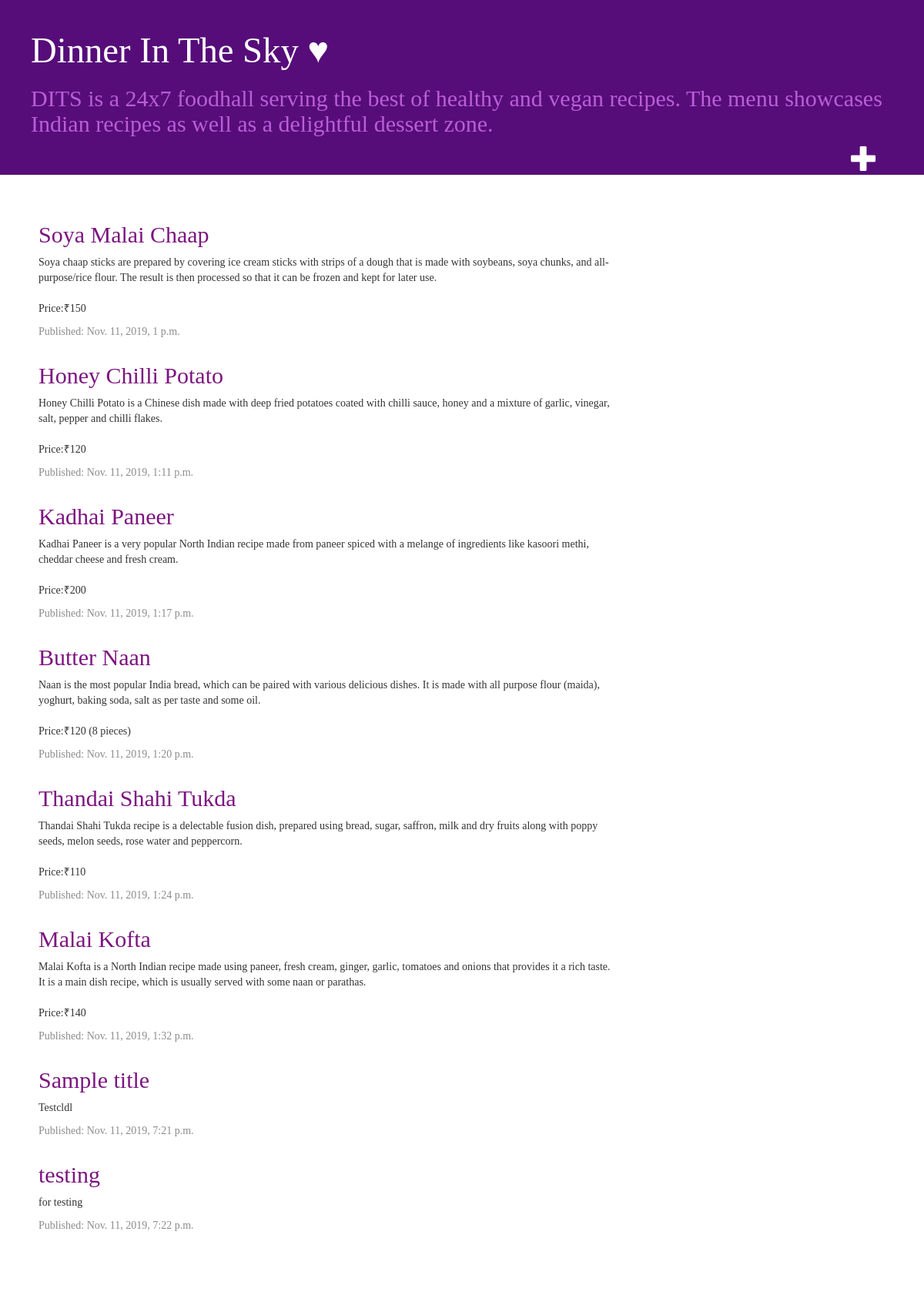
The page / on the database its author committed.
### blog/models.py (models this page shows, shortened)
class Post(models.Model):
    author = models.ForeignKey(settings.AUTH_USER_MODEL, on_delete=models.CASCADE)
    title = models.CharField(max_length=200)
    text = models.TextField()
    created_date = models.DateTimeField(default=timezone.now)
    published_date = models.DateTimeField(blank=True, null=True)

### blog/views.py (the view)
# urls.py: path('', views.post_list, name='post_list'),
def post_list(request):
    posts=Post.objects.filter(published_date__lte=timezone.now()).order_by('published_date')
    return render(request, 'blog/post_list.html', {'posts':posts})

### blog/templates/blog/post_list.html
{% extends 'blog/base.html' %}
{% block content %}
{% for post in posts %}
    <div class="post">
        <h2><a href="{% url 'post_detail' pk=post.pk %}">{{ post.title }}</a></h2>
        <p>{{ post.text|linebreaksbr }}</p>
        <div class="date">
            <p>Published: {{ post.published_date }}</p>
        </div>
    </div>
{% endfor %}
{% endblock %}

### blog/templates/blog/base.html (shortened to what this page needs)
{% load static %}
<html>
    <head>
        <link rel="stylesheet" href="//maxcdn.bootstrapcdn.com/bootstrap/3.2.0/css/bootstrap.min.css">
        <link rel="stylesheet" href="//maxcdn.bootstrapcdn.com/bootstrap/3.2.0/css/bootstrap-theme.min.css">
        <link rel="stylesheet" href="{% static 'css/blog.css' %}">
    </head>
    <body>
        <div class="page-header">
            <h1><a href="/">Dinner In The Sky &#9829;</a></h1>
            <h2 style="color:rgb(187, 93, 216)">DITS is a 24x7 foodhall serving the best of healthy and vegan recipes. The menu showcases Indian recipes as well as a delightful dessert zone.</h2>
            <a href="{% url 'post_new' %}" class="top-menu"><span class="glyphicon glyphicon-plus" style="font-size: 35;"></span></a>
        <br>
        </div>
        <div class="content container">
            <div class="row">
                <div class="col-md-8">
                    {% block content %}
                    {% endblock %}
                </div>
            </div>
        </div>
    </body>
</html>

### blog/static/css/blog.css (style rules this page uses)
h1 a, h2 a { color: #48106F; }
body { padding-left: 0px; font-family: 'Lobster'; }
.page-header { background-color: rgb(86, 13, 121); margin-top: 0; padding: 20px 30px 20px 40px; }
.page-header h1, .page-header h1 a, .page-header h1 a:visited, .page-header h1 a:active { color: #ffffff; font-size: 35pt; text-decoration: none; }
.content { margin-left: 30px; padding: 20px 20px 50px 20px; }
h1, h2, h3, h4 { font-family: 'Lobster'; }
.date { color: #8d8c8d; }
.top-menu, .top-menu:hover, .top-menu:visited { color: #ffffff; float: right; font-size: 150pt; margin-right: 30px; }
.post { margin-bottom: 30px; }
.post h2 a, .post h2 a:visited { color: #7c1580; }

### rows shown on the page
Post: title "Soya Malai Chaap", text "Soya chaap sticks are prepared by covering ice cream sticks with strips of a dough that is made with soybeans, soya chunks, and all-purpose/rice flour. The result is then processed so that it can be frozen and kept for later use. Price:₹150", published_date "Nov. 11, 2019, 1 p.m."
Post: title "Honey Chilli Potato", text "Honey Chilli Potato is a Chinese dish made with deep fried potatoes coated with chilli sauce, honey and a mixture of garlic, vinegar, salt, pepper and chilli flakes. Price:₹120", published_date "Nov. 11, 2019, 1:11 p.m."
Post: title "Kadhai Paneer", text "Kadhai Paneer is a very popular North Indian recipe made from paneer spiced with a melange of ingredients like kasoori methi, cheddar cheese and fresh cream. Price:₹200", published_date "Nov. 11, 2019, 1:17 p.m."
Post: title "Butter Naan", text "Naan is the most popular India bread, which can be paired with various delicious dishes. It is made with all purpose flour (maida), yoghurt, baking soda, salt as per taste and some oil. Price:₹120 (8 pieces)", published_date "Nov. 11, 2019, 1:20 p.m."
Post: title "Thandai Shahi Tukda", text "Thandai Shahi Tukda recipe is a delectable fusion dish, prepared using bread, sugar, saffron, milk and dry fruits along with poppy seeds, melon seeds, rose water and peppercorn. Price:₹110", published_date "Nov. 11, 2019, 1:24 p.m."
Post: title "Malai Kofta", text "Malai Kofta is a North Indian recipe made using paneer, fresh cream, ginger, garlic, tomatoes and onions that provides it a rich taste. It is a main dish recipe, which is usually served with some naan or parathas. Price:₹140", published_date "Nov. 11, 2019, 1:32 p.m."
Post: title "Sample title", text "Testcldl", published_date "Nov. 11, 2019, 7:21 p.m."
Post: title "testing", text "for testing", published_date "Nov. 11, 2019, 7:22 p.m."
